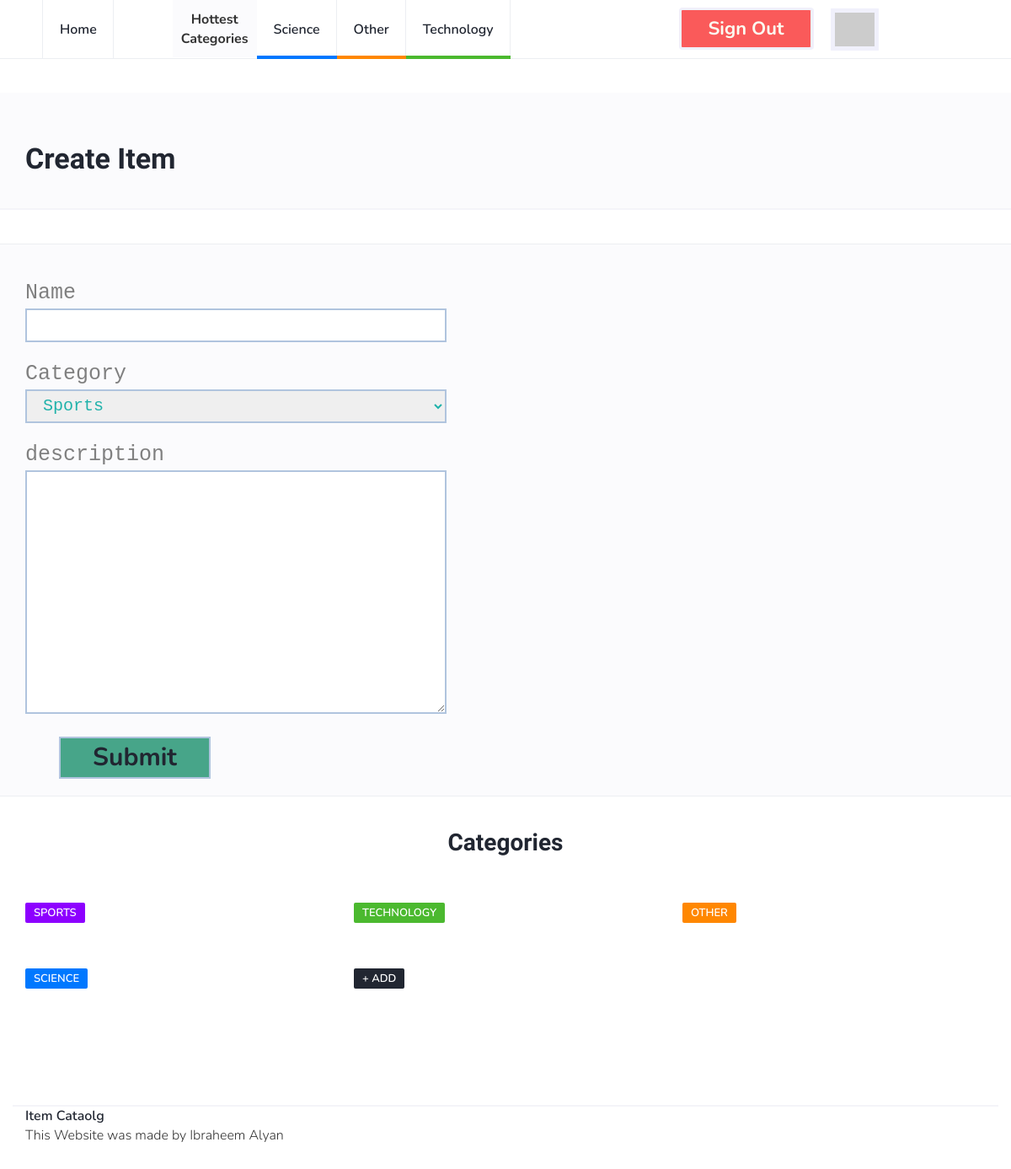
The app's page /catalog/new-item (signed in) with its own data.
### database_setup.py (models this page shows, shortened)
class Category(Base):
    __tablename__ = 'category'
    id = Column(Integer, primary_key=True)
    name = Column(String(80), nullable=False)

### project.py (the view, shortened to what this page needs)
@app.route("/catalog/new-item", methods=['POST', 'GET'])
def new_item():
    if 'signed' not in session or not session['signed']:
        statment = ('Please log in first, ' +
                    '<a href="/login" style="font-size:39px">Log in here</a>')
        return render_template('status_message.html', statment=statment, server_url=server_url)
    if request.method != 'POST':
        current_cat_id = None
        current_cat = None
        db = DBSession()
        categories = db.query(Category)
        top_cats = db.query(Category).order_by(desc(Category.id)).limit(3)
        template = render_template("new_item.html",
                                   categories=categories,
                                   current_cat=current_cat,
                                   top_categories=top_cats,
                                   user_dict=session['user_data_dict'],
                                   server_url=server_url)
        db.close()
        return template
    return validate_item(request)

### templates/new_item.html (shortened to what this page needs)
{% extends "main.html" %}
{% block content %}
		<div class="page-header" style="margin-top:40px;padding-bottom:40px;">
			<div class="container">
				<div class="row">
					<div class="col-md-10">
						<h1> Create Item </h1>
					</div>
				</div>
			</div>
		</div>
		<div class="section">
		</div>
		<div class="section section-grey">
			<div class="container">
				<div class="row">
					<div class="col-md-4">
						<form class="form" action="{{server_url}}catalog/new-item" method="post">
              <div class="field_name">
    						Name
    					</div>
    					<div class="input_div">
    						<input class="input" type="text" name="title" >
    					</div>
              <div class="field_name">
    						Category
    					</div>
    					<div class="input_div">
                <select name="category" class="input">
									{% if not current_cat %}
                      {% for c in categories %}
                      <option value="{{ c.name }}">{{ c.name }}</option>
									    {% endfor %}
									{% endif %}
                </select>
    					</div>
              <div class="field_name">
    						description
    					</div>
    					<div class="input_div">
    						<textarea name="description" rows="10" cols="99" type="text"></textarea>
    					</div>
							<div class="input_div">
    						<input name="submit" type="submit" class="submit_btn">
    					</div>
            </form>
					</div>
				</div>
			</div>
		</div>
{% endblock %}

### templates/main.html (shortened to what this page needs)
<!DOCTYPE html>
<html lang="en">
	<head>
		<link type="text/css" rel="stylesheet" href="{{server_url}}css/bootstrap.min.css"/>
		<link rel="stylesheet" href="{{server_url}}css/font-awesome.min.css">
		<link type="text/css" rel="stylesheet" href="{{server_url}}css/style.css"/>
    </head>
	<body>
		<header id="header">
			<div id="nav">
				<div id="nav-fixed">
					<div class="container">
						<ul class="nav-menu nav navbar-nav">
							<li><a href="{{server_url}}">Home</a></li>
							<li id="sep"> Hottest <br> Categories </li>
							{% for c in top_categories %}
							<li class="cat-{{ ((c.id + 2 ) % 4) + 1 }}"><a href="{{ server_url + 'catalog/' + c.name + '/items' }}">{{ c.name }}</a></li>
							{% endfor %}
              {% if not user_dict %}
              <li><a href="{{ url_for('internal_sign_up', _external = True ) }}" class="btn green" style="padding:12px 15px 12px 15px;">Sign up</a></li>
              <li><a href="{{ url_for('login', _external = True ) }}" class="btn red" style="padding:12px 15px 12px 15px;margin-left:20px">Log in</a></li>
              {% else %}
              <li><a href="{{ url_for('revoke', _external = True ) }}" class="btn red" style="padding: 12px 15px 12px 15px;">Sign out</a></li>
							<li><img src="{{ user_dict['picture'] }}" id="profile_img"></li>
              {% endif %}
            </ul>
					</div>
				</div>
			</div>
		</header>
    {% block content %}
    {% endblock %}
		<div class="section">
			<div class="container">
				<div class="row">
					<div class="col-md-12">
						<div class="section-title text-center">
							<h2>Categories</h2>
						</div>
					</div>
					{% for c in categories %}
					<div class="col-md-4">
						<div class="post">
							<div class="post-body">
								<div class="post-meta">
									<a class="post-category cat-{{ ((c.id + 2 ) % 4) + 1 }}" href="{{ server_url+'catalog/' + c.name + '/items' }}">{{ c.name }}</a>
								</div>
							</div>
						</div>
					</div>
					{% endfor %}
					<div class="col-md-4">
						<div class="post">
							<div class="post-body">
								<div class="post-meta">
									<a class="post-category" href="{{server_url}}catalog/new-category"> + Add </a>
								</div>
							</div>
						</div>
					</div>
				</div>
			</div>
		</div>
		<footer id="footer">
			<div class="container">
							<ul class="footer-nav">
								<li><a href="{{server_url}}">Item Cataolg</a></li>
							</ul>
							<div class="post-body">
								This Website was made by Ibraheem Alyan
							</div>
						</div>
		</footer>
	</body>
</html>

### templates/css/style.css (style rules this page uses)
body { font-family: 'Nunito', sans-serif; font-size: 16px; font-weight: 300; zoom: 150% color: #3d455c; margin: 0; padding: 0; overflow-x: hidden; }
h1, h2, h3, h4, h5, h6 { font-family: 'Nunito Sans', sans-serif; font-weight: 700; color: #212631; margin: 0px 0px 15px; }
h1 { font-size: 34px; }
h2 { font-size: 28px; }
a { font-weight: 600; color: #212631; text-decoration: none; }
textarea { align-content: center; margin-bottom: 20px; width: 300px; border: 2px solid lightsteelblue; width: 100%; padding: 0px 15px; -webkit-transition: 0.2s border; transition: 0.2s border; font-family: monospace; font-size: 20px; color: lightseagreen; }
ul { margin: 0; padding: 0; list-style: none }
form { width: 500px; }
.input { height: 40px; align-content: center; margin-bottom: 20px; border: 2px solid lightsteelblue; width: 100%; padding: 0px 15px; -webkit-transition: 0.2s border; transition: 0.2s border; font-family: monospace; font-size: 20px; color: lightseagreen; }
.field_name { font-family: monospace; font-size: 25px; color: grey; }
.submit_btn { border: 2px solid lightsteelblue; background-color: #47a589; width: 180px; height: 50px; margin-bottom: 20px; margin-left: 40px; font-size: 30px; color: #212631; font-weight: bold; }
.section.section-grey { background-color: #fbfbfd; border-bottom: 1px solid #eceef2; border-top: 1px solid #eceef2; }
.section .section-title { margin-bottom: 40px; }
.section .section-title h2 { text-transform: capitalize; font-size: 28px; }
#nav { height: 70px; }
#nav:after { content: ""; position: fixed; left: 0; right: 0; bottom: 0; top: 0; background-color: rgba(33, 38, 49, 0.5); z-index: 90; opacity: 0; visibility: hidden; -webkit-transition: 0.2s all; transition: 0.2s all; }
#nav-fixed { position: fixed; left: 0; right: 0; top: 0; z-index: 90; background-color: #FFF; -webkit-box-shadow: 0px -1px 0px 0px #eceef2 inset; box-shadow: 0px -1px 0px 0px #eceef2 inset; }
#sep { background-color: #fbfbfd; text-align: center; font-weight: bold; padding: 10px; padding-top: 12px; margin-left: 70px; }
#nav .container { position: relative; }
.nav-menu { margin-left: 20px; }
.nav-menu li a { position: relative; padding: 25px 20px; text-transform: capitalize; -webkit-box-shadow: -1px 0px 0px 0px #eceef2 inset; box-shadow: -1px 0px 0px 0px #eceef2 inset; -webkit-transition: 0.2s color; transition: 0.2s color; }
.nav-menu li:first-child a { border-left: 1px solid #eceef2; }
.nav-menu li a:after { content: ''; position: absolute; left: 0; right: 0; bottom: 0px; width: 100%; height: 4px; -webkit-transition: 0.2s width; transition: 0.2s width; }
.nav-menu li.cat-1 a:after { background-color: #4BB92F; }
.nav-menu li.cat-2 a:after { background-color: #ff8700; }
.nav-menu li.cat-3 a:after { background-color: #0078ff; }
.page-header { position: relative; margin: 0; padding-top: 60px; padding-bottom: 60px; background-color: #fbfbfd; border-bottom: 2px solid #F4f4f9; }
.page-header h1 { text-transform: capitalize; margin-bottom: 0px; }
.section { padding-top: 40px; }
.post { margin-bottom: 40px; }
.post { display: block; -webkit-transition: 0.2s opacity; transition: 0.2s opacity; }
.post { width: 100%; }
.post .post-meta { margin-top: 15px; margin-bottom: 15px; }
.post-meta .post-category { font-size: 13px; text-transform: uppercase; padding: 3px 10px; font-weight: 600; border-radius: 2px; margin-right: 15px; color: #FFF; background-color: #212631; -webkit-transition: 0.2s opacity; transition: 0.2s opacity; }
.post-meta .post-category.cat-1 { background-color: #4BB92F; }
.post-meta .post-category.cat-2 { background-color: #ff8700; }
.post-meta .post-category.cat-3 { background-color: #0078ff; }
.post-meta .post-category.cat-4 { background-color: #8d00ff; }
.btn { width: 160px; height: 50px; text-align: center; font-size: 22px; color: #FBFBF0; border-width: 3px; border-color: #F0F0FB; font-weight: bold; margin-top: 9px; margin-left: 200px; }
.red { background: #fa5a5a; }
#profile_img { height: 50px; border: 5px solid #F0F0FB; margin-left: 20px; margin-top: 10px; }
#footer { padding-bottom: 40px; margin-top: 100px; }
#footer .container { border-top: 2px solid #F4f4f9; }
.footer-nav li { display: inline-block; margin-right: 15px; }

### records on screen
Category: name "Science", name "SCIENCE"
Category: name "Other", name "OTHER"
Category: name "Technology", name "TECHNOLOGY"
Category: name "SPORTS"

### other values on screen
form field category "Sports"
